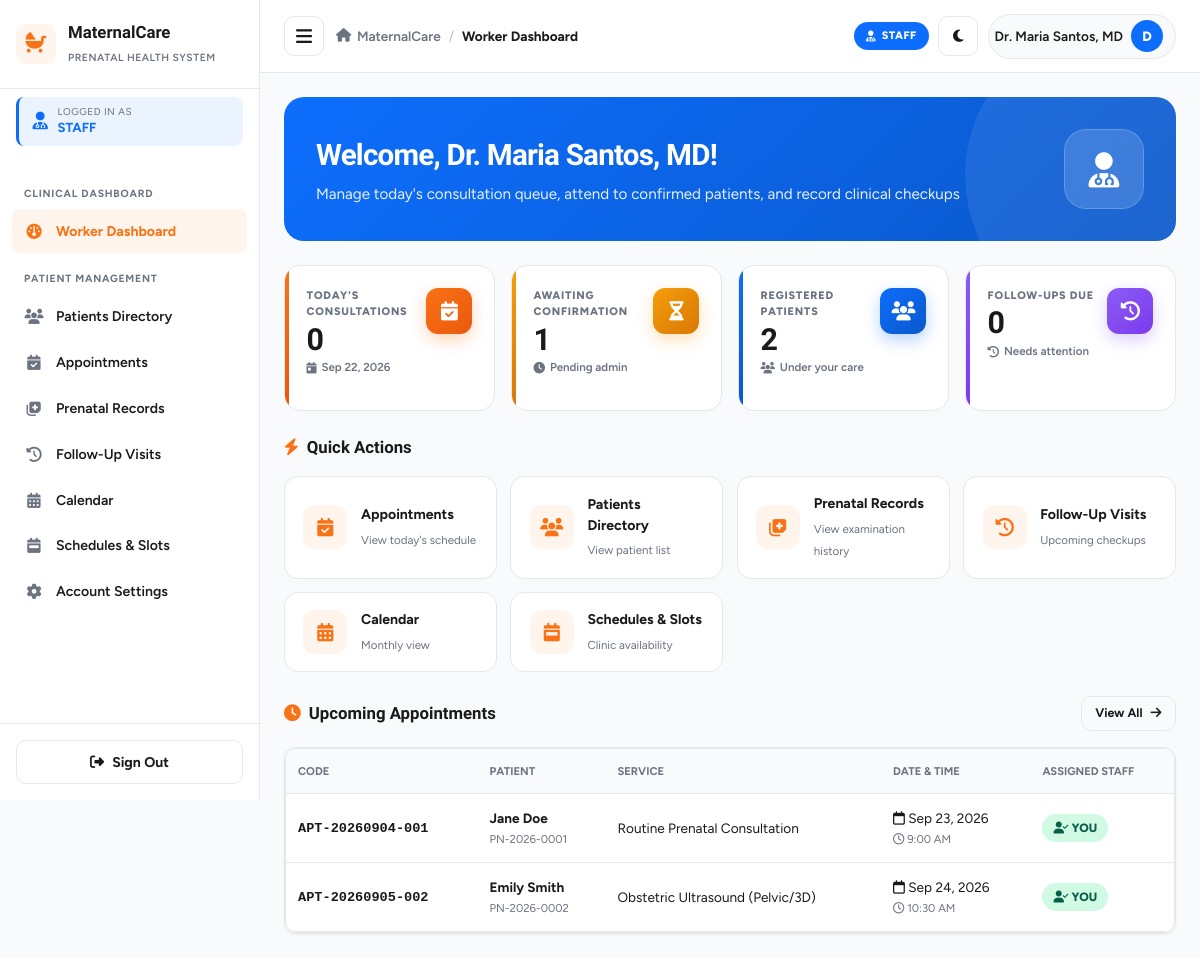
The page /worker/dashboard.php (signed in) on the database its author committed.
### tables this page shows
CREATE TABLE IF NOT EXISTS `appointments` (
    `id` INT AUTO_INCREMENT PRIMARY KEY,
    `appointment_code` VARCHAR(20) NOT NULL UNIQUE,
    `patient_id` INT NOT NULL,
    `service_id` INT NOT NULL,
    `healthcare_worker_id` INT DEFAULT NULL,
    `appointment_date` DATE NOT NULL,
    `appointment_time` TIME NOT NULL,
    `status` ENUM('pending', 'confirmed', 'completed', 'cancelled', 'missed') NOT NULL DEFAULT 'pending',
    `notes` TEXT DEFAULT NULL,
    `room` VARCHAR(100) DEFAULT NULL,
    `worker_notified` TINYINT(1) NOT NULL DEFAULT 0,
    `worker_confirmed_at` DATETIME DEFAULT NULL,
    `created_at` TIMESTAMP DEFAULT CURRENT_TIMESTAMP,
    `updated_at` TIMESTAMP DEFAULT CURRENT_TIMESTAMP ON UPDATE CURRENT_TIMESTAMP,
    INDEX `idx_appt_date_service` (`appointment_date`, `service_id`, `status`),
    FOREIGN KEY (`patient_id`) REFERENCES `patients`(`id`) ON DELETE CASCADE,
    FOREIGN KEY (`service_id`) REFERENCES `services`(`id`) ON DELETE RESTRICT,
    FOREIGN KEY (`healthcare_worker_id`) REFERENCES `users`(`id`) ON DELETE SET NULL
);

CREATE TABLE IF NOT EXISTS `users` (
    `id` INT AUTO_INCREMENT PRIMARY KEY,
    `username` VARCHAR(50) NOT NULL UNIQUE,
    `email` VARCHAR(100) NOT NULL UNIQUE,
    `password` VARCHAR(255) NOT NULL,
    `role` ENUM('patient', 'healthcare_worker', 'admin') NOT NULL DEFAULT 'patient',
    `full_name` VARCHAR(100) NOT NULL,
    `phone` VARCHAR(20) DEFAULT NULL,
    `status` ENUM('active', 'inactive', 'archived') NOT NULL DEFAULT 'active',
    `address` TEXT DEFAULT NULL,
    `avatar` VARCHAR(255) DEFAULT NULL,
    `room` VARCHAR(100) DEFAULT NULL,
    `deleted_at` TIMESTAMP NULL DEFAULT NULL,
    `created_at` TIMESTAMP DEFAULT CURRENT_TIMESTAMP,
    `updated_at` TIMESTAMP DEFAULT CURRENT_TIMESTAMP ON UPDATE CURRENT_TIMESTAMP
);

CREATE TABLE IF NOT EXISTS `patients` (
    `id` INT AUTO_INCREMENT PRIMARY KEY,
    `user_id` INT NOT NULL,
    `patient_code` VARCHAR(20) NOT NULL UNIQUE,
    `dob` DATE DEFAULT NULL,
    `address` TEXT DEFAULT NULL,
    `blood_type` VARCHAR(5) DEFAULT 'A+',
    `emergency_contact_name` VARCHAR(100) DEFAULT NULL,
    `emergency_contact_phone` VARCHAR(20) DEFAULT NULL,
    `lmp` DATE DEFAULT NULL,
    `edd` DATE DEFAULT NULL,
    `gravida` INT DEFAULT 1,
    `para` INT DEFAULT 0,
    `abortus` INT DEFAULT 0,
    `medical_history` TEXT DEFAULT NULL,
    `created_at` TIMESTAMP DEFAULT CURRENT_TIMESTAMP,
    FOREIGN KEY (`user_id`) REFERENCES `users`(`id`) ON DELETE CASCADE
);

CREATE TABLE IF NOT EXISTS `services` (
    `id` INT AUTO_INCREMENT PRIMARY KEY,
    `service_name` VARCHAR(100) NOT NULL,
    `description` TEXT DEFAULT NULL,
    `duration_minutes` INT NOT NULL DEFAULT 30,
    `max_daily_slots` INT NOT NULL DEFAULT 15,
    `is_active` TINYINT(1) NOT NULL DEFAULT 1,
    `created_at` TIMESTAMP DEFAULT CURRENT_TIMESTAMP
);

### config/config.php (called while the page is built, shortened)
<?php
function sanitize($data) {
    return htmlspecialchars(trim((string)$data), ENT_QUOTES, 'UTF-8');
}
function formatDate($dateStr, $format = 'M d, Y') {
    return date($format, strtotime($dateStr));
}
function getCurrentUserId() {
    return $_SESSION['user_id'] ?? null;
}
function getCurrentUserName() {
    return $_SESSION['full_name'] ?? 'User';
}

### worker/dashboard.php (the view, shortened to what this page needs)
<?php
require_once __DIR__ . '/../config/config.php';
$userId = getCurrentUserId();
try {
    $db = getDB();
    $stmt = $db->prepare("
        SELECT COUNT(*) FROM appointments
        WHERE healthcare_worker_id = ?
        AND appointment_date = CURDATE()
        AND status = 'confirmed'
    ");
    $stmt->execute([$userId]);
    $todayConsultations = (int)$stmt->fetchColumn();
    $stmt = $db->prepare("SELECT COUNT(*) FROM appointments WHERE status = 'pending'");
    $stmt->execute();
    $awaitingConfirmation = (int)$stmt->fetchColumn();
    $stmt = $db->prepare("SELECT COUNT(DISTINCT patient_id) FROM appointments WHERE healthcare_worker_id = ?");
    $stmt->execute([$userId]);
    $registeredPatients = (int)$stmt->fetchColumn();
    $stmt = $db->prepare("
        SELECT COUNT(*) FROM prenatal_records
        WHERE healthcare_worker_id = ?
        AND next_visit_date <= CURDATE()
        AND next_visit_date IS NOT NULL
    ");
    $stmt->execute([$userId]);
    $followupsDue = (int)$stmt->fetchColumn();
    $stmt = $db->prepare("
        SELECT a.*, s.service_name, u.full_name as patient_name, p.patient_code
        FROM appointments a
        JOIN patients p ON a.patient_id = p.id
        JOIN users u ON p.user_id = u.id
        JOIN services s ON a.service_id = s.id
        WHERE a.healthcare_worker_id = ?
        AND a.appointment_date >= CURDATE()
        AND a.status IN ('pending', 'confirmed')
        ORDER BY a.appointment_date ASC, a.appointment_time ASC
        LIMIT 5
    ");
    $stmt->execute([$userId]);
    $upcomingAppointments = $stmt->fetchAll();
} catch (Exception $e) {
    die("Dashboard error: " . $e->getMessage());
}
include __DIR__ . '/../includes/header.php';
?>
<div class="worker-welcome">
    <div class="worker-welcome-content">
        <div>
            <h1>Welcome, <?php echo sanitize(getCurrentUserName()); ?>!</h1>
            <p>Manage today's consultation queue, attend to confirmed patients, and record clinical checkups</p>
        </div>
        <div class="worker-welcome-icon">
            <i class="fa-solid fa-user-doctor"></i>
        </div>
    </div>
</div>
<div class="worker-stats">
    <div class="worker-stat-card orange">
        <div class="worker-stat-header">
            <div>
                <div class="worker-stat-label">Today's Consultations</div>
                <div class="worker-stat-value"><?php echo $todayConsultations; ?></div>
                <div class="worker-stat-desc">
                    <i class="fa-solid fa-calendar-day"></i> <?php echo date('M d, Y'); ?>
                </div>
            </div>
            <div class="worker-stat-icon">
                <i class="fa-solid fa-calendar-check"></i>
            </div>
        </div>
    </div>
    <div class="worker-stat-card yellow">
        <div class="worker-stat-header">
            <div>
                <div class="worker-stat-label">Awaiting Confirmation</div>
                <div class="worker-stat-value"><?php echo $awaitingConfirmation; ?></div>
                <div class="worker-stat-desc">
                    <i class="fa-solid fa-clock"></i> Pending admin
                </div>
            </div>
            <div class="worker-stat-icon">
                <i class="fa-solid fa-hourglass-half"></i>
            </div>
        </div>
    </div>
    <div class="worker-stat-card blue">
        <div class="worker-stat-header">
            <div>
                <div class="worker-stat-label">Registered Patients</div>
                <div class="worker-stat-value"><?php echo $registeredPatients; ?></div>
                <div class="worker-stat-desc">
                    <i class="fa-solid fa-users"></i> Under your care
                </div>
            </div>
            <div class="worker-stat-icon">
                <i class="fa-solid fa-users"></i>
            </div>
        </div>
    </div>
    <div class="worker-stat-card purple">
        <div class="worker-stat-header">
            <div>
                <div class="worker-stat-label">Follow-Ups Due</div>
                <div class="worker-stat-value"><?php echo $followupsDue; ?></div>
                <div class="worker-stat-desc">
                    <i class="fa-solid fa-clock-rotate-left"></i> Needs attention
                </div>
            </div>
            <div class="worker-stat-icon">
                <i class="fa-solid fa-clock-rotate-left"></i>
            </div>
        </div>
    </div>
</div>
<div class="worker-section-header">
    <h3><i class="fa-solid fa-bolt text-primary"></i> Quick Actions</h3>
</div>
<div class="worker-actions">
    <a href="appointments.php" class="worker-action-tile">
        <div class="worker-action-icon">
            <i class="fa-solid fa-calendar-check"></i>
        </div>
        <div class="worker-action-text">
            <strong>Appointments</strong>
            <small>View today's schedule</small>
        </div>
    </a>
    <a href="patients.php" class="worker-action-tile">
        <div class="worker-action-icon">
            <i class="fa-solid fa-users"></i>
        </div>
        <div class="worker-action-text">
            <strong>Patients Directory</strong>
            <small>View patient list</small>
        </div>
    </a>
    <a href="prenatal_records.php" class="worker-action-tile">
        <div class="worker-action-icon">
            <i class="fa-solid fa-notes-medical"></i>
        </div>
        <div class="worker-action-text">
            <strong>Prenatal Records</strong>
            <small>View examination history</small>
        </div>
    </a>
    <a href="followups.php" class="worker-action-tile">
        <div class="worker-action-icon">
            <i class="fa-solid fa-clock-rotate-left"></i>
        </div>
        <div class="worker-action-text">
            <strong>Follow-Up Visits</strong>
            <small>Upcoming checkups</small>
        </div>
    </a>
    <a href="calendar.php" class="worker-action-tile">
        <div class="worker-action-icon">
            <i class="fa-solid fa-calendar-days"></i>
        </div>
        <div class="worker-action-text">
            <strong>Calendar</strong>
            <small>Monthly view</small>
        </div>
    </a>
    <a href="schedules.php" class="worker-action-tile">
        <div class="worker-action-icon">
            <i class="fa-solid fa-calendar-week"></i>
        </div>
        <div class="worker-action-text">
            <strong>Schedules & Slots</strong>
            <small>Clinic availability</small>
        </div>
    </a>
</div>
<div class="worker-section-header">
    <h3><i class="fa-solid fa-clock text-primary"></i> Upcoming Appointments</h3>
    <a href="appointments.php" class="btn btn-outline btn-sm">
        View All <i class="fa-solid fa-arrow-right"></i>
    </a>
</div>
<div class="dashboard-card" style="padding: 0; overflow: hidden;">
    <div class="table-responsive">
        <table class="table">
            <thead>
                <tr>
                    <th>Code</th>
                    <th>Patient</th>
                    <th>Service</th>
                    <th>Date & Time</th>
                    <th>Assigned Staff</th>
                </tr>
            </thead>
            <tbody>
                <?php if (count($upcomingAppointments) > 0): ?>
                    <?php foreach ($upcomingAppointments as $a): ?>
                        <tr>
                            <td><strong><code><?php echo sanitize($a['appointment_code']); ?></code></strong></td>
                            <td>
                                <strong><?php echo sanitize($a['patient_name']); ?></strong><br>
                                <small class="text-muted"><?php echo sanitize($a['patient_code']); ?></small>
                            </td>
                            <td><?php echo sanitize($a['service_name']); ?></td>
                            <td>
                                <i class="fa-regular fa-calendar"></i> <?php echo formatDate($a['appointment_date']); ?><br>
                                <small class="text-muted"><i class="fa-regular fa-clock"></i> <?php echo date('g:i A', strtotime($a['appointment_time'])); ?></small>
                            </td>
                            <td>
                                <?php if ((int)$a['healthcare_worker_id'] === (int)$userId): ?>
                                    <span class="badge badge-confirmed" style="font-size:0.75rem;">
                                        <i class="fa-solid fa-user-check"></i> You
                                    </span>
                                <?php else: ?>
                                    <span class="badge badge-pending" style="font-size:0.75rem;">Unassigned</span>
                                <?php endif; ?>
                            </td>
                        </tr>
                    <?php endforeach; ?>
                <?php endif; ?>
            </tbody>
        </table>
    </div>
</div>
<?php include __DIR__ . '/../includes/footer.php'; ?>

### assets/css/style.css (style rules this page uses)
:root { --primary: #f97316; --primary-dark: #ea580c; --primary-light: #fff5ed; --success: #10b981; --warning: #f59e0b; --danger: #dc3545; --info: #0d6efd; --bg-body: #f8fafc; --surface: #ffffff; --text-dark: #1a1a1a; --text-muted: #6b7280; --border-color: #e5e7eb; --radius-sm: 8px; --radius-md: 12px; --radius-lg: 16px; --shadow-sm: 0 1px 3px rgba(0, 0, 0, 0.05); --shadow-md: 0 4px 12px rgba(0, 0, 0, 0.08); --shadow-lg: 0 10px 30px rgba(0, 0, 0, 0.12); --transition: all 0.25s ease; --sidebar-width: 260px; }
* { margin: 0; padding: 0; box-sizing: border-box; }
html, body { max-width: 100%; overflow-x: hidden; }
body { font-family: 'Figtree', -apple-system, BlinkMacSystemFont, 'Segoe UI', sans-serif; background: var(--bg-body); color: var(--text-dark); line-height: 1.5; font-size: 15px; transition: background 0.3s ease, color 0.3s ease; }
h1, h2, h3, h4, h5, h6 { font-family: 'Bricolage Grotesque', 'Figtree', sans-serif; font-weight: 700; color: var(--text-dark); }
a { color: inherit; text-decoration: none; }
.dashboard-card { background: var(--surface); border: 1px solid var(--border-color); border-radius: var(--radius-md); padding: 1.5rem; box-shadow: var(--shadow-sm); transition: background 0.3s ease, border-color 0.3s ease; }
.btn { display: inline-flex; align-items: center; justify-content: center; gap: 0.5rem; padding: 0.65rem 1.15rem; border-radius: 10px; border: none; font-family: inherit; font-size: 0.88rem; font-weight: 700; cursor: pointer; transition: var(--transition); text-decoration: none; white-space: nowrap; }
.btn-outline { background: transparent; color: var(--text-dark); border: 1.5px solid var(--border-color); }
.btn-sm { padding: 0.45rem 0.85rem; font-size: 0.78rem; }
.badge { display: inline-block; padding: 0.3rem 0.7rem; border-radius: 20px; font-size: 0.7rem; font-weight: 800; text-transform: uppercase; }
.badge-confirmed { background: #d1fae5; color: #065f46; }
.table-responsive { width: 100%; overflow-x: auto; border-radius: var(--radius-md); background: var(--surface); border: 1px solid var(--border-color); }
.table { width: 100%; border-collapse: collapse; font-size: 0.85rem; }
.table th { text-align: left; padding: 0.85rem 0.75rem; font-size: 0.7rem; text-transform: uppercase; color: var(--text-muted); font-weight: 700; background: var(--bg-body); border-bottom: 1px solid var(--border-color); }
.table td { padding: 0.85rem 0.75rem; font-size: 0.85rem; border-bottom: 1px solid var(--border-color); color: var(--text-dark); }
.text-muted { color: var(--text-muted); }
.text-primary { color: var(--primary); }

### rows shown on the page
appointments: appointment_code "APT-20260904-001", users.full_name "Jane Doe", patient.patient_code "PN-2026-0001", service.service_name "Routine Prenatal Consultation", appointment_date "Sep 23, 2026", appointment_time "9:00 AM", shows "YOU"
appointments: appointment_code "APT-20260905-002", users.full_name "Emily Smith", patient.patient_code "PN-2026-0002", service.service_name "Obstetric Ultrasound (Pelvic/3D)", appointment_date "Sep 24, 2026", appointment_time "10:30 AM", shows "YOU"

### other values the page prints
$role['label'] "STAFF"
$item['section'] "CLINICAL DASHBOARD"
$item['label'] "Worker Dashboard"
$item['section'] "PATIENT MANAGEMENT"
$item['label'] "Patients Directory"
$item['label'] "Appointments"
$item['label'] "Prenatal Records"
$item['label'] "Follow-Up Visits"
$item['label'] "Calendar"
$item['label'] "Schedules & Slots"
$item['label'] "Account Settings"
$pageTitle "Worker Dashboard"
$currentName "Dr. Maria Santos, MD"
$userInitial "D"
getCurrentUserName() "Dr. Maria Santos, MD"
